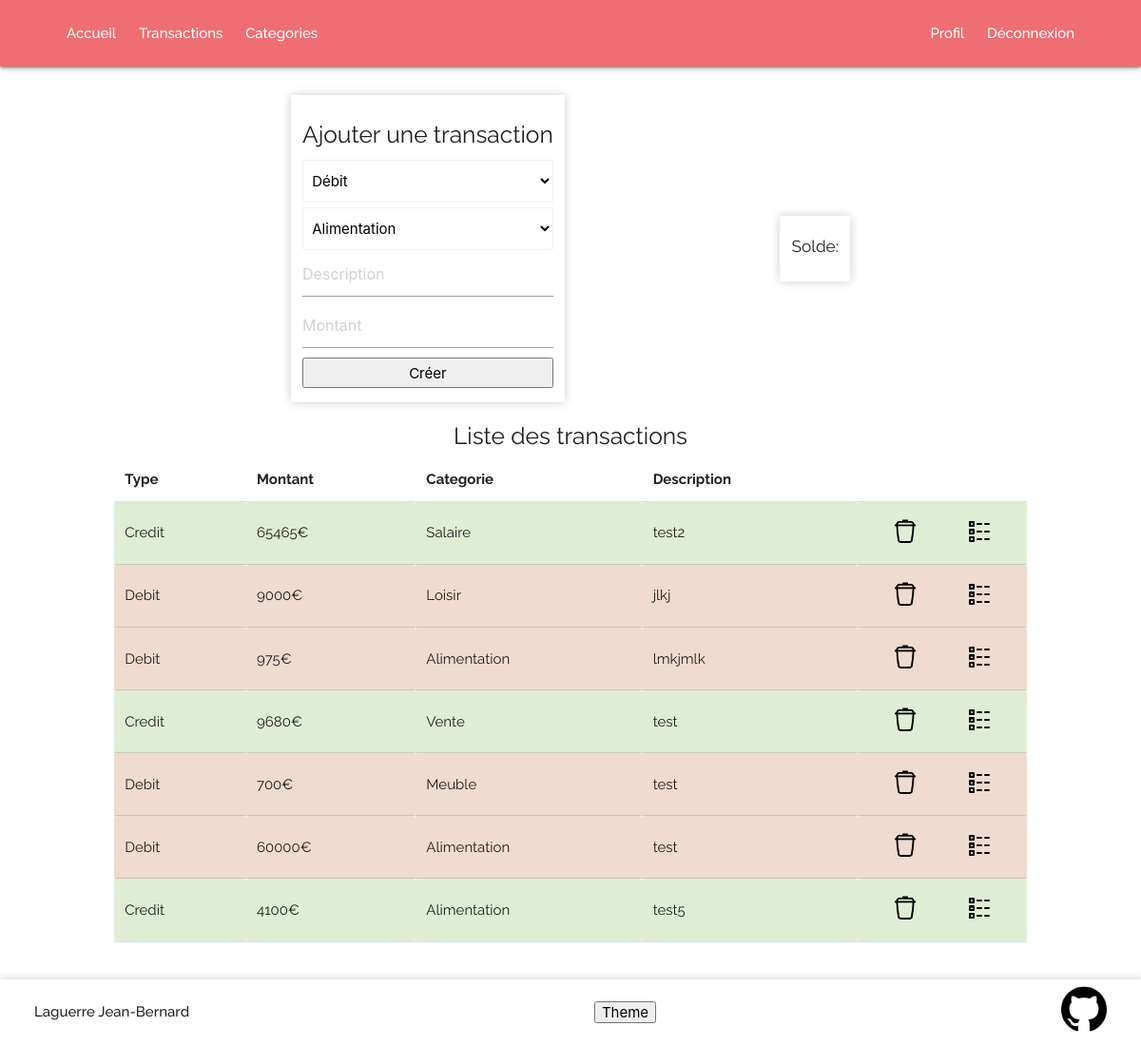
The page /pages/transaction.php (signed in) on the database its author committed.
### tables this page shows
CREATE TABLE IF NOT EXISTS `transaction` (
  `id` int NOT NULL AUTO_INCREMENT,
  `date` date NOT NULL,
  `type_id` int NOT NULL,
  `category_id` int NOT NULL,
  `description` varchar(255) NOT NULL,
  `amount` int NOT NULL,
  `author_id` int NOT NULL,
  PRIMARY KEY (`id`)
);

CREATE TABLE IF NOT EXISTS `transaction_type` (
  `id` int NOT NULL AUTO_INCREMENT,
  `name` varchar(255) NOT NULL,
  PRIMARY KEY (`id`)
);

CREATE TABLE IF NOT EXISTS `category` (
  `id` int NOT NULL AUTO_INCREMENT,
  `name` varchar(255) NOT NULL,
  PRIMARY KEY (`id`)
);

### classes/Database.php (called while the page is built, shortened)
<?php
    class Database{
        private $host = "localhost";
        private $dbname = "smartwallet";
        private $username = "root";
        private $password = "";
        public function __construct()
        {
            $this->bdd = new PDO("mysql:host=" . $this->host .
                                ";dbname=" . $this->dbname .
                                ";charset=utf8", $this->username , $this->password);
        }
    }
?>

### functions/tools.php (called while the page is built, shortened)
<?php
    function getCategories($bdd){
        $sql = "SELECT * FROM category";
        $req = $bdd->prepare($sql);
        $req->execute();
        $res = $req->fetchall(PDO::FETCH_ASSOC);
        return $res;
    }
    function getTransactions($bdd, $id) {
        $sql = "SELECT transaction.*,
                    category.name AS category_name,
                    transaction_type.name AS type
                FROM transaction
                JOIN category ON category_id = category.id
                JOIN transaction_type ON type_id = transaction_type.id";
        if($id != 1) {
            $sql = $sql .  " WHERE author_id =  ?";
        }
        $req = $bdd->prepare($sql);
        if($id != 1) {
            $req->execute([$id]);
        } else {
            $req->execute();
        }
        $res = $req->fetchall(PDO::FETCH_ASSOC);
        return $res;
    }
?>

### pages/transaction.php (the view, shortened to what this page needs)
<?php
    require __DIR__ . "/../classes/Database.php";
    include "../functions/tools.php";
    $pdo = new Database();
    $categories = getCategories($pdo->bdd);
    $transactions = getTransactions($pdo->bdd, $_SESSION["id"]);
?>
<!DOCTYPE html>
<html lang="en">
<head>
    <link rel="stylesheet" href="https://cdnjs.cloudflare.com/ajax/libs/materialize/1.0.0/css/materialize.min.css">
    <link rel="stylesheet" href="../style/style.css">
</head>
<body>
    <?php include "../includes/header.php" ?>
    <main>
        <?php if(!empty($_SESSION)) : ?>
            <div class=" top-container flex align">
                <div class="form-container">
                    <form action="" method="POST">
                        <h5>Ajouter une transaction</h5>
                        <select id="cat" name="transaction-type" placeholder="Category" required>
                            <option value="1">Débit</option>
                        </select>
                        <select id="cat" name="transaction-category" placeholder="Category" required>
                            <?php
                                foreach($categories as $category){
                                    echo "<option value=" . $category["id"] . ">" . $category["name"] ."</option>";
                                }
                            ?>
                        </select>
                        <input type="text" name="transaction-description" placeholder="Description" required>
                        <input type="number" step="any" min="0" name="transaction-amount" placeholder="Montant" required>
                        <input type="submit" name="register" value="Créer">
                    </form>
                </div>
                <div class="balance-container">
                    <h6>Solde: </h6>
                </div>
            </div>
        <?php endif ?>
        <div class="list-container">
            <table>
                <caption>
                    <h5>Liste des transactions</h5>
                </caption>
                <thead>
                    <td>Type</td>
                    <td>Montant</td>
                    <td>Categorie</td>
                    <td>Description</td>
                </thead>
                <tbody>
                    <?php
                        foreach($transactions as $transaction){
                            echo "<tr class=". $transaction["type"] .">";
                            echo "<td>" . $transaction["type"] . "</td>";
                            echo "<td>" . $transaction["amount"] . "€</td>";
                            echo "<td>" . $transaction["category_name"] . "</td>";
                            echo "<td>" . $transaction["description"] . "</td>";
                            echo "<td>";
                            if ($_SESSION["id"] == 1 || $_SESSION["id"] == $transaction["author_id"]) {
                                echo "<div class='control'>";
                                echo "<button type='button' class='remove' id=" . $transaction["id"] .">";
                                echo "<img class='icon' src='../style/images/icons8-supprimer-48.png' alt='delete icon'>";
                                echo "</button>";
                                echo "<button type='button' class='edit' id=" . $transaction["id"] .">";
                                echo "<img class='icon' src='../style/images/icons8-modifier-50.png' alt='edit icon'>";
                                echo "</button>";
                                echo "</div>";
                                echo "</td>";
                                echo "</tr>";
                            }
                        }
                    ?>
                </tbody>
            </table>
        </div>
    </main>
    <?php include "../includes/footer.php" ?>
</body>
</html>

### includes/header.php
<header>
    <nav>
        <div>
            <a href="index.php">Accueil</a>
            <?php if( !empty($_SESSION) ) : ?>
                <a href="transaction.php">Transactions</a>
                <a href="category.php">Categories</a>
            <?php endif ?>
        </div>
        <div>
            <?php if( empty($_SESSION) ) : ?>
                <a href="login.php">Connexion</a>
            <?php else : ?>
                <a href="profile.php">Profil</a>
                <a href="logout.php">Déconnexion</a>
            <?php endif ?>
        </div>
    </nav>
</header>

### includes/footer.php
<footer>
    <span>Laguerre Jean-Bernard</span>
    <button id="theme-button">Theme</button>
    <a href="https://github.com/jean-bernard-laguerre/smartwallet" >
        <img src="../style/images/Github.png" alt="logo github" />
    </a>
</footer>

### style/style.css (style rules this page uses)
*, *::before, *::after { box-sizing: border-box; }
.flex { display: flex; }
.align { align-items: center; }
body { display: flex; flex-direction: column; font-family: "Raleway", serif; background-color: var(--primary-color); color: var(--font-color); min-height: 100vh; margin: 0; }
header, footer { z-index: 1; height: 70px; font-weight: 500; box-shadow: 0px 0px 10px rgba(0, 0, 0, 0.2); }
footer { display: flex; justify-content: space-between; align-items: center; padding: 0 3%; }
footer img { height: 48px; width: auto; }
main { background-color: var(--secondary-color); display: flex; flex-direction: column; justify-content: space-evenly; align-items: center; padding: 2% 0; flex: 1; }
nav { height: 100%; display: flex; justify-content: space-between; align-items: center; padding: 0 5%; }
nav a { margin: 10px; text-decoration: none; color: inherit; }
.top-container { width: 50%; justify-content: space-between; }
.form-container, .balance-container { box-shadow: 0px 0px 10px rgba(0, 0, 0, 0.2); background-color: var(--primary-color); padding: 2%; margin: 1%; }
form { display: flex; flex-direction: column; }
input, main button, select { padding: 2%; margin: 1% 0; width: 100%; display: block; }
.control { display: flex; justify-content: space-evenly; align-items: center; }
.control button, #close-button { background-color: inherit; border: none; cursor: pointer; }
.list-container { width: 80%; display: flex; flex-direction: row; flex-wrap: wrap; justify-content: space-around; }
.icon { width: 30px !important; height: auto; }
table { background-color: transparent; margin-bottom: 1rem; width: 100%; }
thead, caption { font-weight: bold; }
table th, table td { padding: 0.75rem; vertical-align: middle; }
.Debit { background-color: rgba(203, 137, 99, 0.3) }
.Credit { background-color: rgba(149, 195, 117, 0.3) }

### rows shown on the page
transaction: transaction_type.name "Credit", amount "65465", category.name "Salaire", description "test2"
transaction: transaction_type.name "Debit", amount "9000", category.name "Loisir", description "jlkj"
transaction: transaction_type.name "Debit", amount "975", category.name "Alimentation", description "lmkjmlk"
transaction: transaction_type.name "Credit", amount "9680", category.name "Vente", description "test"
transaction: transaction_type.name "Debit", amount "700", category.name "Meuble", description "test"
transaction: transaction_type.name "Debit", amount "60000", category.name "Alimentation", description "test"
transaction: transaction_type.name "Credit", amount "4100", category.name "Alimentation", description "test5"

### other values the page prints
form field transaction-category "Alimentation"
